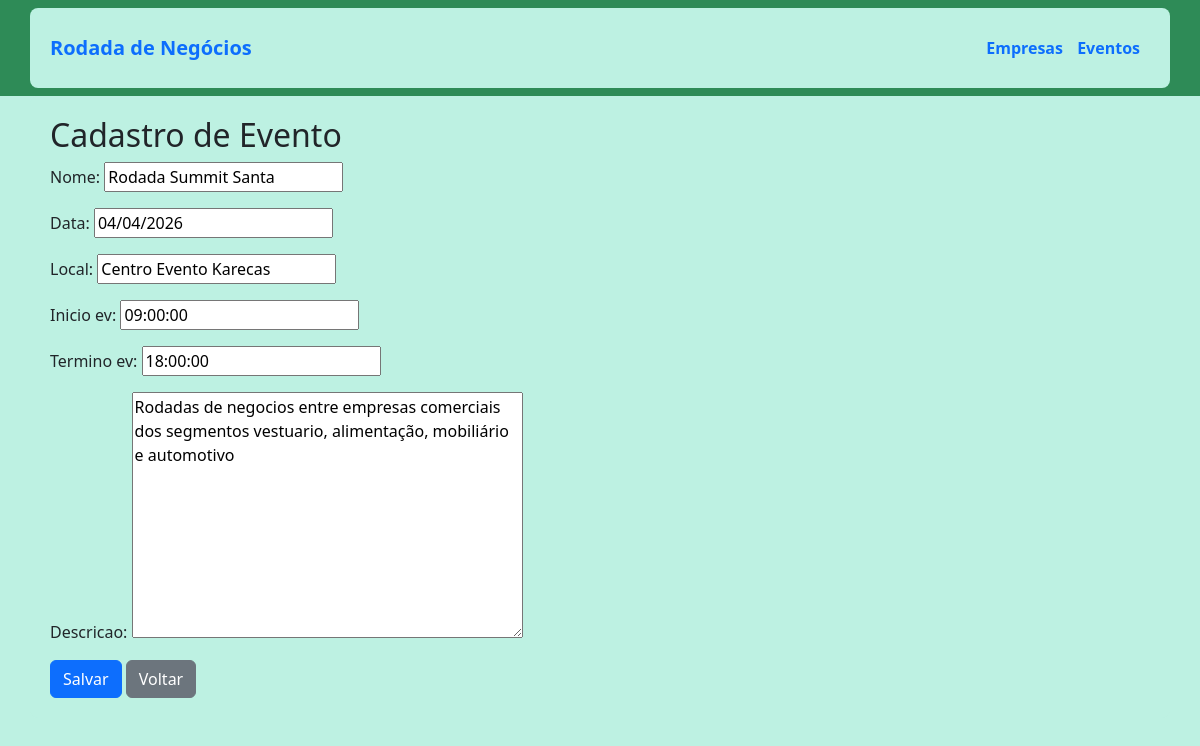
The page /eventos/1/editar/ (signed in) on the database its author committed.
### core/models.py (models this page shows, shortened)
class Evento(models.Model):
    nome = models.CharField(max_length=255)
    data = models.DateField(default=timezone.now)
    local = models.CharField(max_length=255)
    descricao = models.TextField(blank=True)
    inicio_ev = models.TimeField(default=time(8, 0))
    termino_ev = models.TimeField(default=time(18, 0))

### core/views.py (the view)
# urls.py: path('eventos/<int:pk>/editar/', views.EventoUpdateView.as_view(), name='evento_update'),
class EventoUpdateView(UpdateView):
    model = Evento
    fields = ['nome', 'data', 'local', 'inicio_ev', 'termino_ev', 'descricao']
    template_name = 'core/evento_form.html'
    success_url = reverse_lazy('core:evento_list')

### core/templates/core/evento_form.html (shortened to what this page needs)
{% extends 'core/base.html' %}
{% load static %}
{% block content %}
<h2>Cadastro de Evento</h2>
<form method="post">
    {{ form.as_p }}
    <button type="submit" class="btn btn-primary">Salvar</button>
    <a href="{% url 'core:evento_list' %}" class="btn btn-secondary">Voltar</a>
</form>
{% endblock %}

### core/static/core/css/style.css (style rules this page uses)
body { background-color: #bdf1e2; }

### rows shown on the page
Evento: nome "Rodada Summit Santa", data "04/04/2026", local "Centro Evento Karecas", inicio_ev "09:00:00", termino_ev "18:00:00", descricao "Rodadas de negocios entre empresas comerciais dos segmentos vestuario, alimentação, mobiliário e automotivo"
